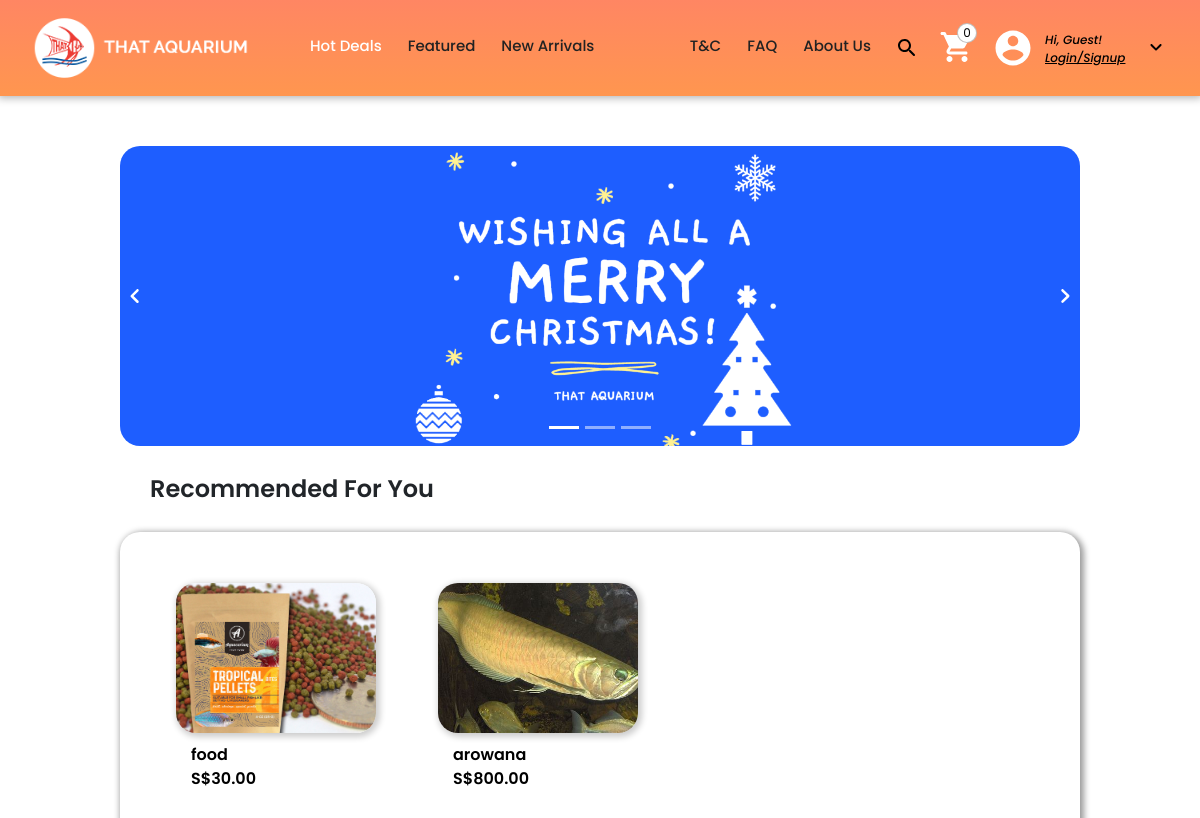
The page / on the database its author committed.
### store/models.py (models this page shows, shortened)
class Product(models.Model):
    display = [
        ('H', 'Hot deals'),
        ('F', 'Featured'),
        ('N', 'New Arrivals'),
        ('B', 'Blocked'), #hidden from every where but exists in the database
        ('D', 'Database'),#this means it will be avaliable in the search but not in the other fields
    ]
    product_name = models.CharField(max_length=150,default="product")
    product_type = models.CharField(max_length=100,default="accessory")
    product_class = models.CharField(max_length=100,default="class")
    product_category = models.CharField(max_length=100,default="parts")
    price = models.FloatField(null=True,blank=True)
    image = models.ImageField(null=True,blank=True)
    quantity = models.IntegerField(default=0)
    description = models.TextField(default="Description")
    display_type = models.CharField(max_length=1,choices=display,default='D')
    d_price = models.FloatField(null=True,blank=True,default=-1)

### store/views.py (the view)
# urls.py: 2. Add a URL to urlpatterns:  path('', views.home, name='home')
def home(request):
    products = Product.objects.filter(display_type="H")
    items,CartTotal =cartData(request)
    cartItem = cartItemData(request)
    if request.method =="POST":
        return get_product(request, products, cartItem)
    context = {"items": items,"products": products,"cartItems": cartItem, "carousel": [["Christmas Carousel Test.png", 0], ["Christmas Carousel Test.png", 1], ["Christmas Carousel Test.png", 2]]}
    return render(request,'home_page/front_page.html', context)

### store/utils.py (called while the page is built, shortened)
def CookieCart(request):
    try:
        cart = json.loads(request.COOKIES['cart'])
    except:
        cart = {}
    items = []
    cartItem = 0
    return [cartItem,items]

def cartData(request):
    if request.user.is_authenticated:
        customer = request.user
        order,created = Order.objects.get_or_create(customer=customer)
        items = order.orderitem_set.all()
        CartTotal = 0
        for item in items:
            CartTotal += item.get_total
    else:
        cartItem,items = CookieCart(request)
        CartTotal = 0
        for item in items:
            CartTotal+=item["get_total"]
    return [items,CartTotal]

def cartItemData(request):
    if request.user.is_authenticated:
        customer = request.user
        order, created = Order.objects.get_or_create(customer=customer)
        cartItem = order.get_cart_items
    else:
        cartItem,items = CookieCart(request)
    return cartItem

### store/templates/home_page/front_page.html (shortened to what this page needs)
{% extends 'home_page/main.html' %}
{% load static %}
{% block content %}
<link rel="stylesheet" href="{% static 'css/front_page.css' %}" type = "text/css">
<div class="carousel-custom">
    <div id="myCarousel" class="carousel slide" data-ride="carousel">
        <div class = "carousell-buttons flex-r flex-centre">
            <img src = "{% static 'images/Shared/expand_more-24px.svg' %}" class = "back">
            <img src = "{% static 'images/Shared/expand_more-24px.svg' %}" class = "next">
        </div>
        <div class="carousel-inner flex-r">
            {% for item in carousel %}
            <div class="item item-{{item.1}}">
                <img class = "item-image" id = "item-image-{{item.1}}" src="{% static 'images/Home Page/' %}{{item.0}}">
            </div>
            {% endfor %}
        </div>
    </div>
    <ol class="carousel-indicators">
        {% for item in carousel %}
            <li data-target="#myCarousel" data-slide-to="{{ item.1 }}" class="indicators indicator-{{item.1}}"></li>
        {% endfor %}
    </ol>
</div>
<p class = "recommended-text">Recommended For You</p>
<div class="recommended-background flex-c mx-auto">
    <div class = "recommended-item-background flex-r">
        {% for product in products %}
            <form action="" method="POST">
                <div class="featuerd-item" value="{{ product.id }}">
                    <button name="view" value="{{ product.id }}" class = "redirect-button">
                        <img class="thumbnail" src="{{ product.image.url }}">
                        <div class="box-element product">
                            <p class = "product-name">{{ product.product_name }}</p>
                            {% if 1 == 1 %}
                                <p class = "product-price item-price-not-discounted">S${{ product.price|floatformat:2 }}</p>
                            {% elif 1 == 1 %}
                                <p class = "product-price out-of-stock">Out of Stock</p>
                            {% else %}
                                <div class = "flex-r">
                                    <p class = "product-price">S${{ product.price|floatformat:2 }}</p>
                                    <p class = "product-original-price"><del>S${{ product.price|floatformat:2 }}</del></p>
                                </div>
                            {% endif %}
                        </div>
                    </button>
                </div>
            </form>
        {% endfor %}
    </div>
</div>
{% endblock content %}

### store/static/css/main.css (style rules this page uses)
body { font-family: 'Poppins', sans-serif; }
.flex-r { display: flex; flex-direction: row; }
.flex-c { display: flex; flex-direction: column; }
.flex-centre { justify-content: center; }

### store/static/css/front_page.css (style rules this page uses)
.carousel-custom { margin-top: 50px; }
.carousell-buttons { position: absolute; height: 100%; z-index: 2; transform: scale(0.1); width: 800vw; margin-left: -360vw; justify-content: space-between; filter: invert(1); }
#myCarousel { width: 80vw; border-radius: 20px; overflow: hidden; margin-left: auto; margin-right: auto; }
.carousel-inner { overflow: hidden; }
.carousel-indicators { margin: 0px; margin-top: -30px; width: 100vw; right: auto; bottom: auto; left: auto; z-index: 1; }
.item-image { width: 80vw; height: auto; }
.back { transform: rotate(90deg); margin-right: 40vw; cursor: pointer; }
.next { transform: rotate(-90deg); margin-left: 40vw; cursor: pointer; }
.recommended-background { box-shadow: 2px 2px 6px 2px rgba(0, 0, 0, 0.4); width: 80vw; margin-top: 25px; margin-bottom: 50px; border-radius: 20px; overflow-x: scroll; padding-left: 25px; padding-right: 25px; }
.recommended-text { margin: 25px 0px 0px 12.5vw; font-weight: 600; font-size: 1.5rem; }
.thumbnail { border-radius: 20px; object-fit: cover; height: 150px; width: 200px; box-shadow: 2px 2px 6px 2px rgba(0, 0, 0, 0.2); margin: 25px; margin-bottom: 10px; }
.featuerd-item { box-shadow: 2px 2px 6px 2px rgba(0, 0, 0, 0.0); margin: 25px 0px 10px 0px; border-radius: 20px; transition: 0.2s ease; cursor: pointer; }
.product-name { margin: 0px 25px 0px 40px; font-weight: 600; font-size: 1rem; }
.product-price { margin-left: 40px; padding-bottom: 10px; }
.product-price { color: #ff854f; font-weight: 600; }
.item-price-not-discounted { color: black ; }
.redirect-button, .redirect-button:hover, .redirect-button:focus, .redirect-button:active { outline: none; background-color: transparent; border: none; text-align: left; }

### rows shown on the page
Product: {{ product.id }} 2 (drawn), image (picture), product_name "food", price "30.00"
Product: {{ product.id }} 3 (drawn), image (picture), product_name "arowana", price "800.00"

### other values the page prints
{{ cartItems }} "0"
